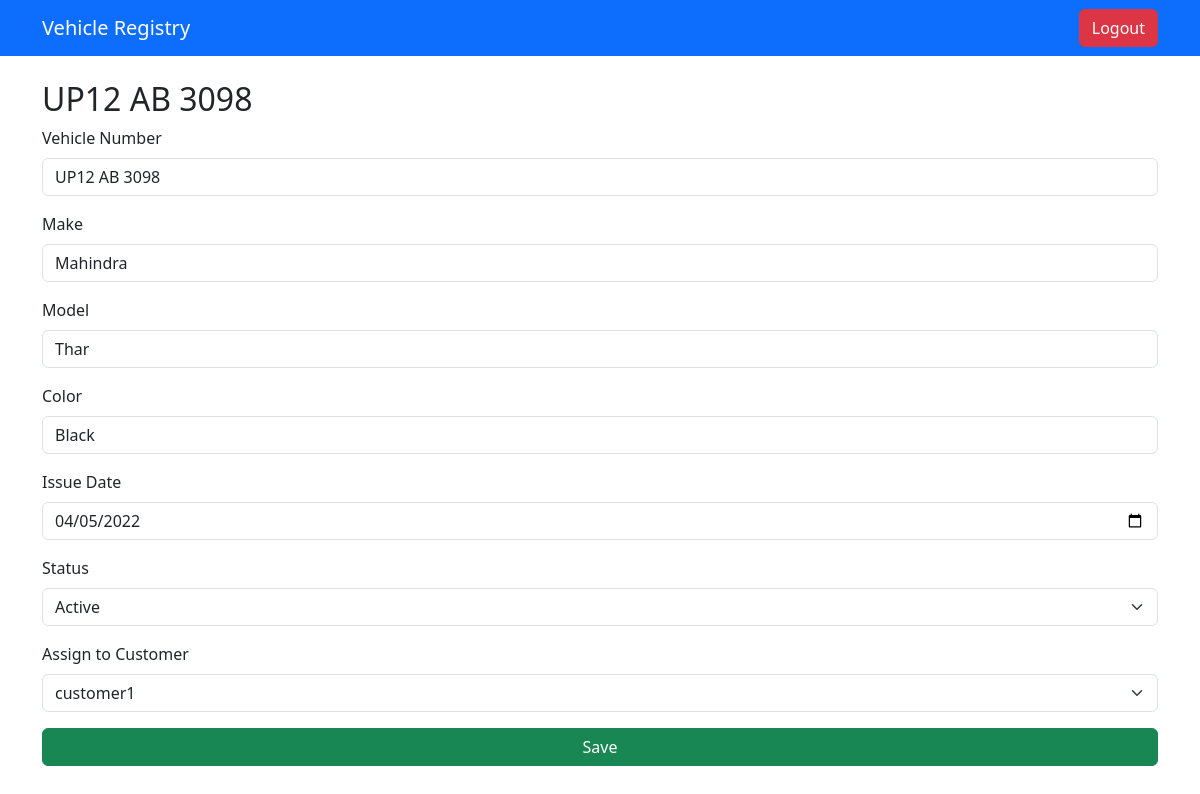
Page /vehicle/edit/2 (signed in) on the committed database.
### app/models.py (models this page shows)
class Vehicle(db.Model):
    id = db.Column(db.Integer, primary_key=True)
    vehicle_number = db.Column(db.String(50), unique=True, nullable=False)
    make = db.Column(db.String(50))
    model = db.Column(db.String(50))
    color = db.Column(db.String(50))
    issue_date = db.Column(db.Date, default=datetime.utcnow)
    registration_status = db.Column(db.String(20), default='Active')
    owner_id = db.Column(db.Integer, db.ForeignKey('user.id'), nullable=False)
    franchise_id = db.Column(db.Integer, db.ForeignKey('franchise.id'), nullable=False)

### app/routes.py (the view, shortened to what this page needs)
@main.route('/vehicle/edit/<int:id>', methods=['GET', 'POST'])
@login_required
def edit_vehicle(id):
    vehicle = Vehicle.query.get_or_404(id)
    if current_user.role != 'owner':
        flash("Only owners can edit vehicles.")
        return redirect(url_for('main.dashboard'))
    form = VehicleForm(obj=vehicle)
    customers = User.query.filter_by(franchise_id=current_user.franchise_id, role='customer').all()
    form.owner_id.choices = [(c.id, c.username) for c in customers]
    return render_template('vehicle_form.html', form=form)

### app/forms.py
class VehicleForm(FlaskForm):
    vehicle_number = StringField('Vehicle Number', validators=[DataRequired()])
    make = StringField('Make', validators=[DataRequired()])
    model = StringField('Model', validators=[DataRequired()])
    color = StringField('Color', validators=[DataRequired()])
    issue_date = DateField('Issue Date', format='%Y-%m-%d', validators=[DataRequired()])
    registration_status = SelectField('Status', choices=[('Active','Active'), ('Expired','Expired')])
    owner_id = SelectField('Assign to Customer', coerce=int)
    submit = SubmitField('Save')

### app/routes.py (called while the page is built)
@login_manager.user_loader
def load_user(user_id):
    return User.query.get(int(user_id))

### app/templates/vehicle_form.html (shortened to what this page needs)
{% extends 'base.html' %}
{% block content %}
<h2>{{ form.vehicle_number.data or "Add Vehicle" }}</h2>
<form method="POST">
    <div class="mb-3">
        {{ form.vehicle_number.label(class="form-label") }}
        {{ form.vehicle_number(class="form-control") }}
    </div>
    <div class="mb-3">
        {{ form.make.label(class="form-label") }}
        {{ form.make(class="form-control") }}
    </div>
    <div class="mb-3">
        {{ form.model.label(class="form-label") }}
        {{ form.model(class="form-control") }}
    </div>
    <div class="mb-3">
        {{ form.color.label(class="form-label") }}
        {{ form.color(class="form-control") }}
    </div>
    <div class="mb-3">
        {{ form.issue_date.label(class="form-label") }}
        {{ form.issue_date(class="form-control") }}
    </div>
    <div class="mb-3">
        {{ form.registration_status.label(class="form-label") }}
        {{ form.registration_status(class="form-select") }}
    </div>
    <div class="mb-3">
        {{ form.owner_id.label(class="form-label") }}
        {{ form.owner_id(class="form-select") }}
    </div>
    <div class="d-grid">
        {{ form.submit(class="btn btn-success") }}
    </div>
</form>
{% endblock %}

### rows in the picture
Vehicle: vehicle_number "UP12 AB 3098", make "Mahindra", model "Thar", color "Black", issue_date "04/05/2022", registration_status "Active", owner_id "customer1"
